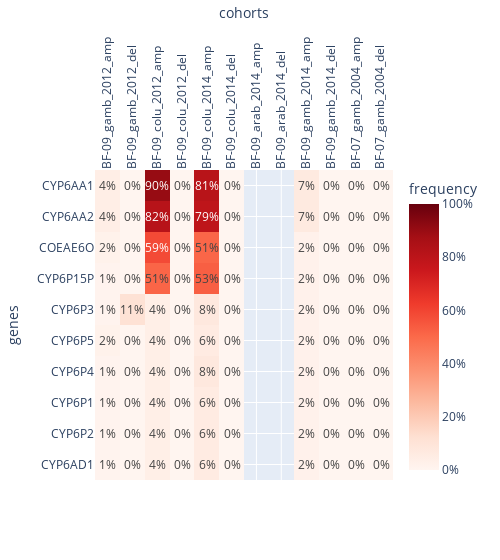

Write notebook code for a chart like this one.
### Code cell
ag3.plot_frequencies_heatmap(
    df=cyp6p_df, index=['Name'],  
    y_label="genes",
    max_len=100, 
    colorbar=True, 
    width=500
)

### Figure 1 — Plotly figure (JSON) as saved in the notebook; plotly's stock layout.template omitted (floating-point values rounded to 4 significant figures)
{"data": [{"coloraxis": "coloraxis", "hovertemplate": "x: %{x}<br>y: %{y}<br>color: %{z}<extra></extra>", "name": "0", "texttemplate": "%{z:.0%}", "type": "heatmap", "x": ["BF-09_gamb_2012_amp", "BF-09_gamb_2012_del", "BF-09_colu_2012_amp", "BF-09_colu_2012_del", "BF-09_colu_2014_amp", "BF-09_colu_2014_del", "BF-09_arab_2014_amp", "BF-09_arab_2014_del", "BF-09_gamb_2014_amp", "BF-09_gamb_2014_del", "BF-07_gamb_2004_amp", "BF-07_gamb_2004_del"], "xaxis": "x", "y": ["CYP6AA1", "CYP6AA2", "COEAE6O", "CYP6P15P", "CYP6P3", "CYP6P5", "CYP6P4", "CYP6P1", "CYP6P2", "CYP6AD1"], "yaxis": "y", "z": [[0.04082, 0, 0.9024, 0, 0.8113, 0, null, null, 0.06522, 0, 0, 0], [0.04082, 0, 0.8171, 0, 0.7925, 0, null, null, 0.06522, 0, 0, 0], [0.02041, 0, 0.5854, 0, 0.5094, 0, null, null, 0.02174, 0, 0, 0], [0.0102, 0, 0.5122, 0, 0.5283, 0, null, null, 0.02174, 0, 0, 0], [0.0102, 0.1122, 0.03659, 0, 0.07547, 0, null, null, 0.02174, 0, 0, 0], [0.02041, 0, 0.03659, 0, 0.0566, 0, null, null, 0.02174, 0, 0, 0], [0.0102, 0, 0.03659, 0, 0.07547, 0, null, null, 0.02174, 0, 0, 0], [0.0102, 0, 0.03659, 0, 0.0566, 0, null, null, 0.02174, 0, 0, 0], [0.0102, 0, 0.03659, 0, 0.0566, 0, null, null, 0.02174, 0, 0, 0], [0.0102, 0, 0.03659, 0, 0.0566, 0, null, null, 0.02174, 0, 0, 0]]}], "layout": {"coloraxis": {"cmax": 1, "cmin": 0, "colorbar": {"ticktext": ["0%", "20%", "40%", "60%", "80%", "100%"], "tickvals": [0, 0.2, 0.4, 0.6, 0.8, 1], "title": {"text": "frequency"}}, "colorscale": [[0, "rgb(255,245,240)"], [0.125, "rgb(254,224,210)"], [0.25, "rgb(252,187,161)"], [0.375, "rgb(252,146,114)"], [0.5, "rgb(251,106,74)"], [0.625, "rgb(239,59,44)"], [0.75, "rgb(203,24,29)"], [0.875, "rgb(165,15,21)"], [1, "rgb(103,0,13)"]]}, "margin": {"t": 60}, "width": 500, "xaxis": {"anchor": "y", "domain": [0, 1], "side": "top", "tickangle": -90, "title": {"text": "cohorts"}}, "yaxis": {"anchor": "x", "autorange": "reversed", "domain": [0, 1], "title": {"text": "genes"}}}}
